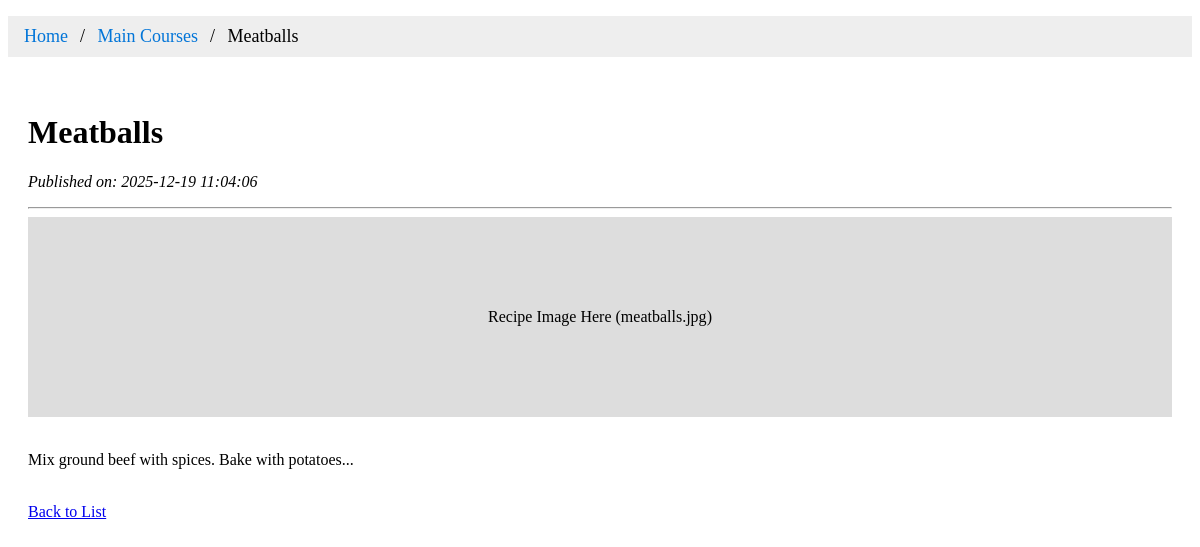
The app's page /detail.php?id=4 with its own data.
### tables this page shows
CREATE TABLE `recipes` (
  `id` int(11) NOT NULL,
  `title` varchar(255) NOT NULL,
  `category` varchar(100) NOT NULL,
  `content` text NOT NULL,
  `image_url` varchar(255) DEFAULT NULL,
  `created_at` datetime DEFAULT current_timestamp()
);

### detail.php (the view, shortened to what this page needs)
<?php include 'db.php'; ?>
<?php
if(isset($_GET['id'])){
    $id = $_GET['id'];
    $sql = "SELECT * FROM recipes WHERE id = $id";
    $result = mysqli_query($link, $sql);
    $row = mysqli_fetch_assoc($result);
} else {
    die("No ID specified.");
}
?>
<!DOCTYPE html>
<html lang="en">
<head>
</head>
<body>
    <ul class="breadcrumb">
      <li><a href="index.php">Home</a></li>
      <li><a href="index.php?category=<?php echo $row['category']; ?>"><?php echo $row['category']; ?></a></li>
      <li><?php echo $row['title']; ?></li>
    </ul>
    <div class="content">
        <h1><?php echo $row['title']; ?></h1>
        <p><i>Published on: <?php echo $row['created_at']; ?></i></p>
        <hr>
        <div style="background-color: #ddd; width: 100%; height: 200px; line-height: 200px; text-align: center;">
            Recipe Image Here (<?php echo $row['image_url']; ?>)
        </div>
        <br>
        <p><?php echo $row['content']; ?></p>
        <br>
        <a href="index.php">Back to List</a>
    </div>
</body>
</html>

### detail.php (style rules this page uses)
.breadcrumb { padding: 10px 16px; list-style: none; background-color: #eee; }
.breadcrumb li { display: inline; font-size: 18px; }
.breadcrumb li+li:before { padding: 8px; color: black; content: "/\00a0"; }
.breadcrumb a { color: #0275d8; text-decoration: none; }
.content { padding: 20px; }

### records on screen
recipes: category "Main Courses", title "Meatballs", created_at "2025-12-19 11:04:06", image_url "meatballs.jpg", content "Mix ground beef with spices. Bake with potatoes..."
